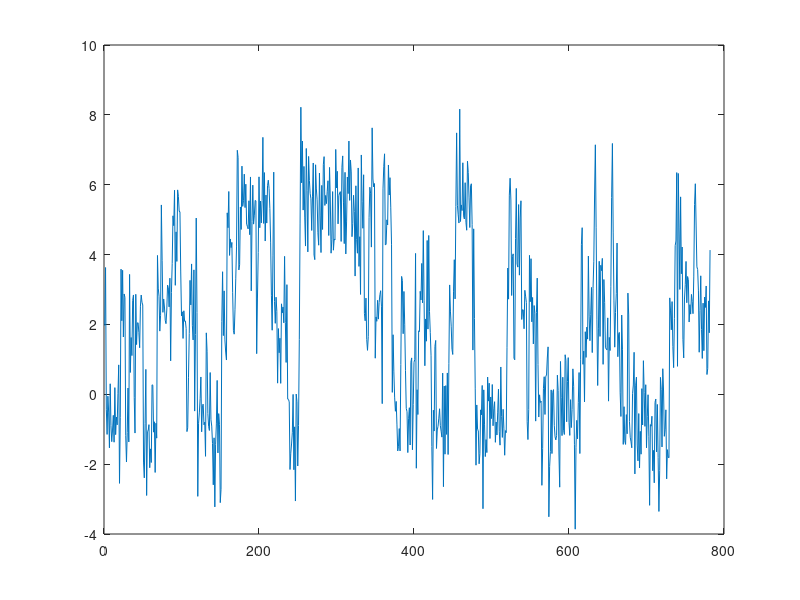
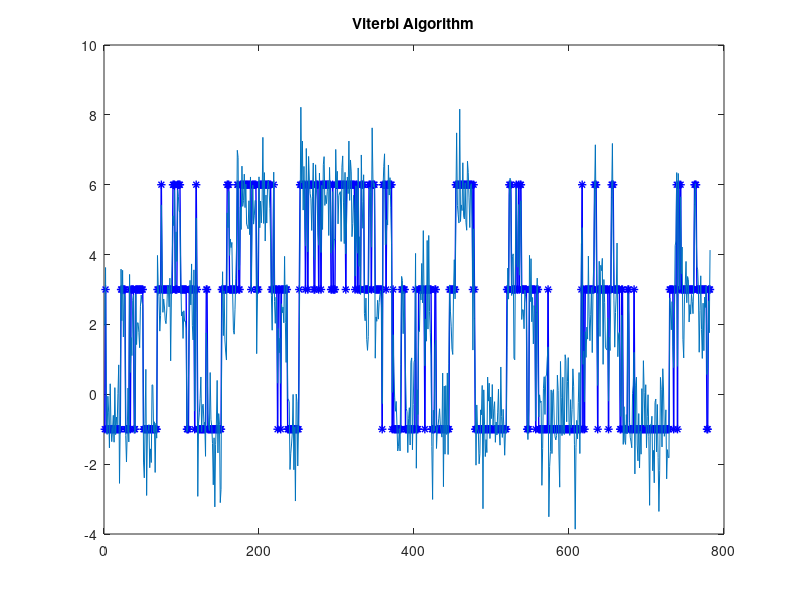

Reproduce these figures in MATLAB, in order.
clear all;
%% Forward Filtering Algorithm
load('corrupted_data.mat');
rho = [1 0 0]';
pi =  [1/2 1/4 1/4
    1/4 1/2 1/4
    1/4 1/4 1/2];
phi = [-1 3 6]';

N = length(w);
M = 3;

G = zeros(M,N);
A = zeros(M,N);
q = zeros(1,N);

G(:,1) = normpdf(w(1), phi, 1);
A(:,1) = G(:,1).*rho;
q(1) = sum(A(:,1));
A(:,1) = A(:,1)/q(1);
%A_hat(:,1);

%%
for n = 2:N
    G(:,n) = normpdf(w(n), phi, 1);
    A(:,n) = pi*A(:,n-1) .* G(:,n);
    q(n) = sum(A(:,n));
    A(:,n) = A(:,n)/q(n);
end
%%
p = sum(log(q))
%%
plot(1:N, w)

%% Viterbi Algorithm Wrong
%[J,K] = find(A == max(A));
%for m=[3 2 1]
%    J(J==m) = phi(m);
%end
%%
J = zeros(1,N);
n = sort(1:N, 'descend');
for j = n
    Q = pi*A(:,j);
    [J(j),K] = find(Q==max(Q));
end
for m=[3 2 1]
    J(J==m) = phi(m);
end


%%
figure('Name','Viterbi Algorithm')
plot(1:N, J, 'b*-', 'LineWidth',1); hold on;
plot(1:N,w);
title('Viterbi Algorithm')